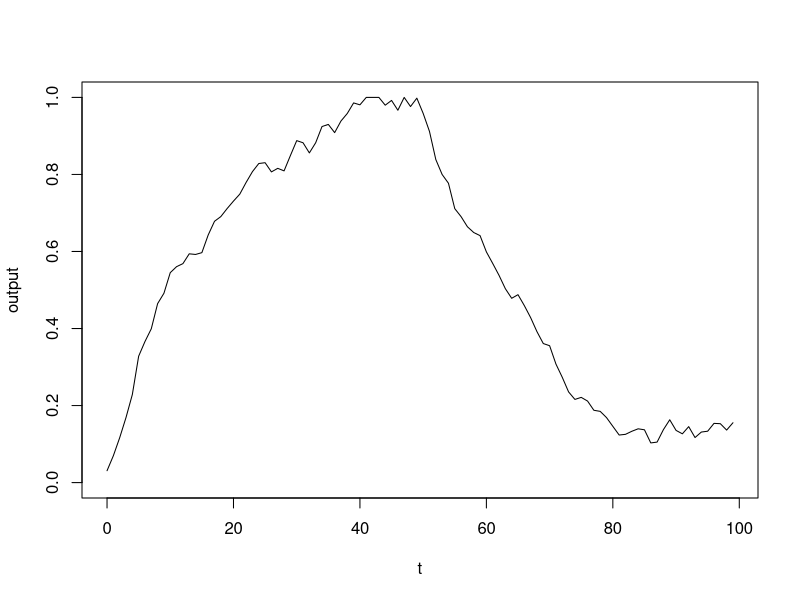

Reproduce this figure in R.
d <- data.frame(read.table("output/integrator.dat"))
names(d) <- c("t","n1")
attach(d)
pdf( "output/integrator.pdf", height=5, width=5 )
plot( t, n1, type="l", ylab="output", ylim=c(0,1) )
dev.off()
